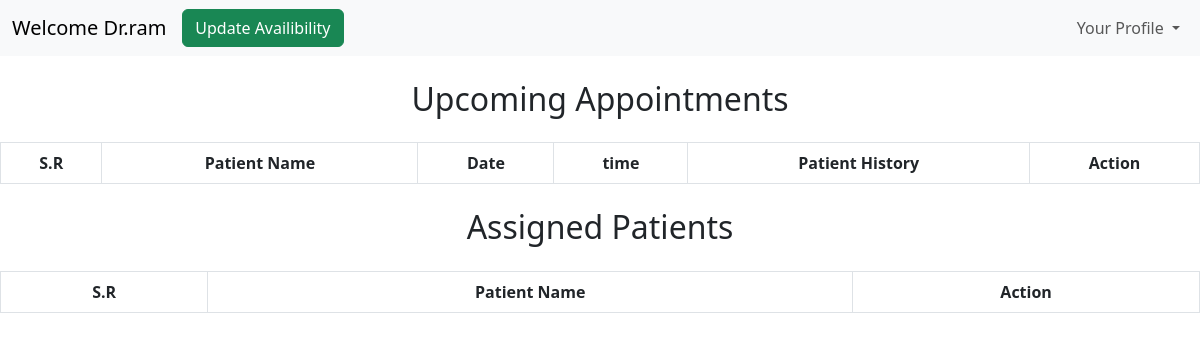
Page /dashboard/doctor (signed in) on the earlier database version.
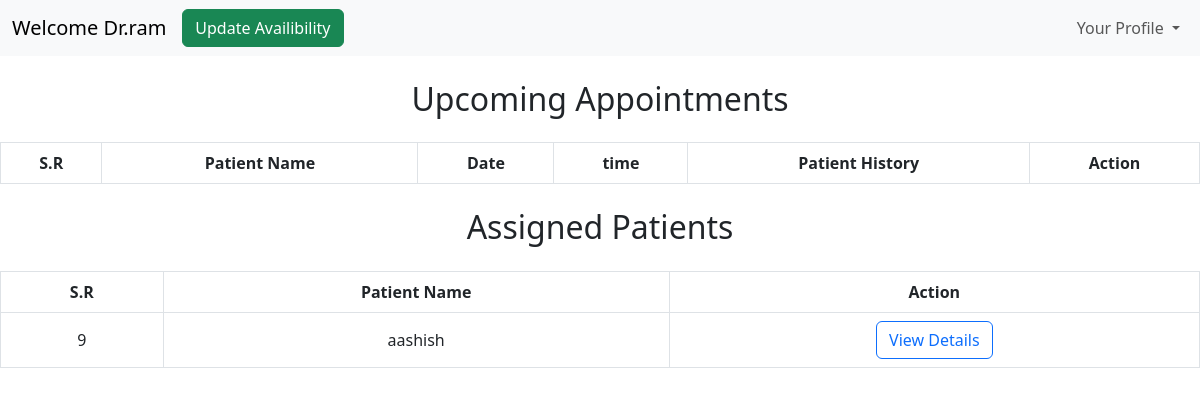
Same page on the later database version.
### models/models.py (models this page shows)
class Appointments(db.Model):
    id = db.Column(db.Integer, primary_key=True)
    patient = db.Column(db.String(50), nullable=False)
    doctor = db.Column(db.String(50), nullable=False)
    date = db.Column(db.String(10), nullable=False)
    timeslot = db.Column(db.String(20), nullable=False)
    status = db.Column(db.String(15), nullable=False)

class User(db.Model):
    id=db.Column(db.Integer(),primary_key=True)
    fullname = db.Column(db.String(50),nullable = False)
    username = db.Column(db.String(50),unique = True,nullable = False)
    password = db.Column(db.String(),nullable= False)
    role = db.Column(db.String(10),nullable=False)
    status=db.Column(db.Integer(),nullable=False,default=0)
    created_at=db.Column(db.DateTime(),default=datetime.datetime.utcnow)
    updated_at=db.Column(db.DateTime(),default=datetime.datetime.utcnow,onupdate=datetime.datetime.utcnow)

### controllers/doctorDashboard.py (the view)
@thedoctorDashboard.route("/dashboard/doctor", methods=['GET','POST'])
def doctorDashboard():
    if('user' in session and session['role']=="doctor"):
        user=session['user']
        allapointments= Appointments.query.filter_by(doctor=user).all()
        print("All Appointments for Doctor:", allapointments)
        appointment=[]
        for x in allapointments:
            if(x.status=="booked"):  # Only show booked appointments in doctor dashboard
                getpatientdetails=User.query.filter_by(username=x.patient).first()
                innerdetails={
                    "id": x.id,
                    "fullname": getpatientdetails.fullname,
                    "date": x.date,
                    "timeslot": x.timeslot,
                    "status": x.status,
                    "username": getpatientdetails.username
                }
                appointment.append(innerdetails)
        print(appointment)
        assignedpatients=Appointments.query.filter_by(doctor=user).all()
        finalassignedpatients=[]
        innerpatientdetails={}
        added_usernames = set()
        print("Assigned Patients:", assignedpatients)
        for y in assignedpatients:
             if y.patient not in added_usernames:
                getassignedpatientdetails=User.query.filter_by(username=y.patient).first()
                innerpatientdetails={
                    "id": y.id,
                    "fullname": getassignedpatientdetails.fullname,
                    "username": getassignedpatientdetails.username,
                }
                added_usernames.add(y.patient)
                finalassignedpatients.append(innerpatientdetails)
                print(y.patient)
        return render_template("doctorDashboard.html",user=user, appointment=appointment,finalassignedpatients=finalassignedpatients)
    else:
        return redirect("/login")

### templates/doctorDashboard.html (shortened to what this page needs)
<!DOCTYPE html>
<html lang="en">
<head>
     <link href="https://cdn.jsdelivr.net/npm/bootstrap@5.3.0-alpha1/dist/css/bootstrap.min.css" rel="stylesheet">
</head>
<body>
<nav class="navbar navbar-expand-lg bg-body-tertiary">
  <div class="container-fluid">
    <a class="navbar-brand" href="#">Welcome Dr.{{user}}</a>
    <div class="collapse navbar-collapse justify-content-end" id="navbarSupportedContent">
        <ul class="navbar-nav me-auto mb-2 mb-lg-0">
        <li class="nav-item">
          <a class="btn btn-success" href="/availibility/edit/{{user}}">Update Availibility </a>
        </li>
        </ul>
        <ul class="navbar-nav">
          <li class="nav-item dropdown">
            <a class="nav-link dropdown-toggle" href="#" role="button" data-bs-toggle="dropdown" aria-expanded="false">
              Your Profile
            </a>
          </li>
        </ul>
    </div>
  </div>
</nav>
<h2 class="text-center my-4">Upcoming Appointments</h2>
<table class="table  table-bordered text-center align-middle table-hover ">
  <thead class="thead-dark">
    <tr>
      <th scope="col">S.R</th>
      <th scope="col">Patient Name</th>
      <th scope="col">Date</th>
      <th scope="col">time</th>
      <th scope="col">Patient History</th>
      <th scope="col">Action</th>
    </tr>
  </thead>
</table>
<h2 class="text-center my-4">Assigned Patients</h2>
<table class="table  table-bordered text-center align-middle table-hover ">
  <thead class="thead-dark">
    <tr>
      <th scope="col">S.R</th>
      <th scope="col">Patient Name</th>
      <th scope="col">Action</th>
    </tr>
  </thead>
  <tbody>
    {% for x in finalassignedpatients %}
   <tr>
    <td>{{x.id}}</td>
    <td>{{x.fullname}}</td>
    <td><a class="btn btn-outline-primary" href="/dashboard/patient-history/{{x.username}}">View Details</a></td>
    </tr>
    {%endfor%}
  </tbody>
</table>
</body>
</html>

Differences in the rows shown:
added Appointments: doctor "ram"
now on this page (row unchanged): User: id "9", fullname "aashish"
Other differences:
{{ user }}: "ram" → (not shown)
